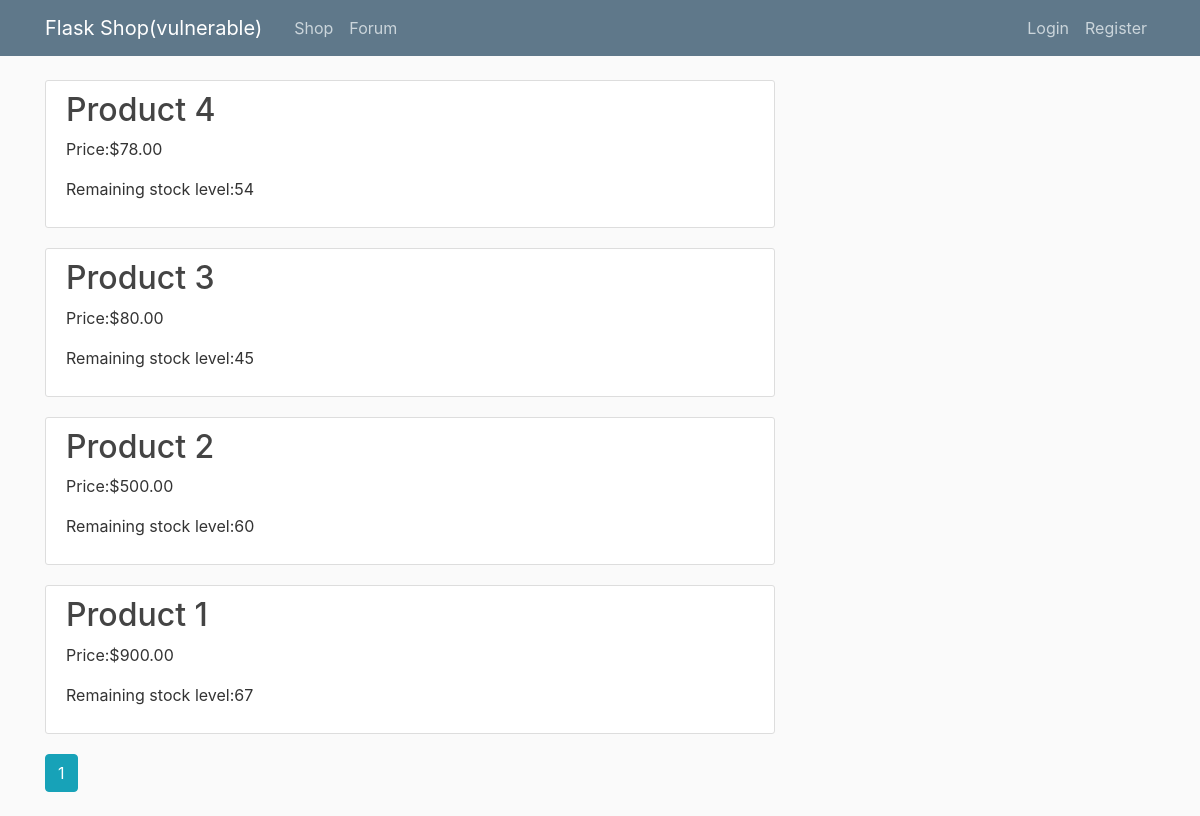
Page /shop on the committed database.
### flaskshop/models.py (models this page shows, shortened)
class Product(db.Model):
    id = db.Column(db.Integer, primary_key=True)
    name = db.Column(db.String(100), nullable=False)
    price = db.Column(db.Float(2, 2), nullable=False)
    qty = db.Column(db.Integer, nullable=False)

### flaskshop/routes.py (the view)
@app.route("/")
@app.route("/shop")
def shop():
    page = request.args.get('page', 1, type=int)
    products = Product.query.order_by(Product.id.desc()).paginate(page=page, per_page=5)
    return render_template('shop.html', title="Shop", products=products)

### flaskshop/templates/shop.html (shortened to what this page needs)
{% extends "layout.html" %}
{% block content %}
    {% for product in products.items %}
        <article class="media content-section">
          <div class="media-body">
            <h2><a class="article-title" href="{{ url_for('product', product_id=product.id) }}">{{ product.name }}</a></h2>
            <p class="article-content">Price:${{ '%0.2f'|format(product.price|float) }}</p>
            <p class="article-content">Remaining stock level:{{ product.qty }}</p>
          </div>
        </article>
    {% endfor %}
    {% for page_num in products.iter_pages(left_edge=1, right_edge=1, left_current=1, right_current=2) %}
      {% if page_num %}
        {% if products.page == page_num %}
          <a class="btn btn-info mb-4" href="{{ url_for('shop', page=page_num) }}">{{ page_num }}</a>
        {% else %}
          <a class="btn btn-outline-info mb-4" href="{{ url_for('shop', page=page_num) }}">{{ page_num }}</a>
        {% endif %}
      {% else %}
        ...
      {% endif %}
    {% endfor %}
{% endblock content %}

### flaskshop/static/main.css (style rules this page uses)
body { background: #fafafa; color: #333333; margin-top: 5rem; }
h1, h2, h3, h4, h5, h6 { color: #444444; }
.content-section { background: #ffffff; padding: 10px 20px; border: 1px solid #dddddd; border-radius: 3px; margin-bottom: 20px; }
.article-title { color: #444444; }
.article-content { white-space: pre-line; }

### rows in the picture
Product: name "Product 4", price "78.00", qty "54"
Product: name "Product 3", price "80.00", qty "45"
Product: name "Product 2", price "500.00", qty "60"
Product: name "Product 1", price "900.00", qty "67"

### other values in the picture
{{ page_num }} "1"
